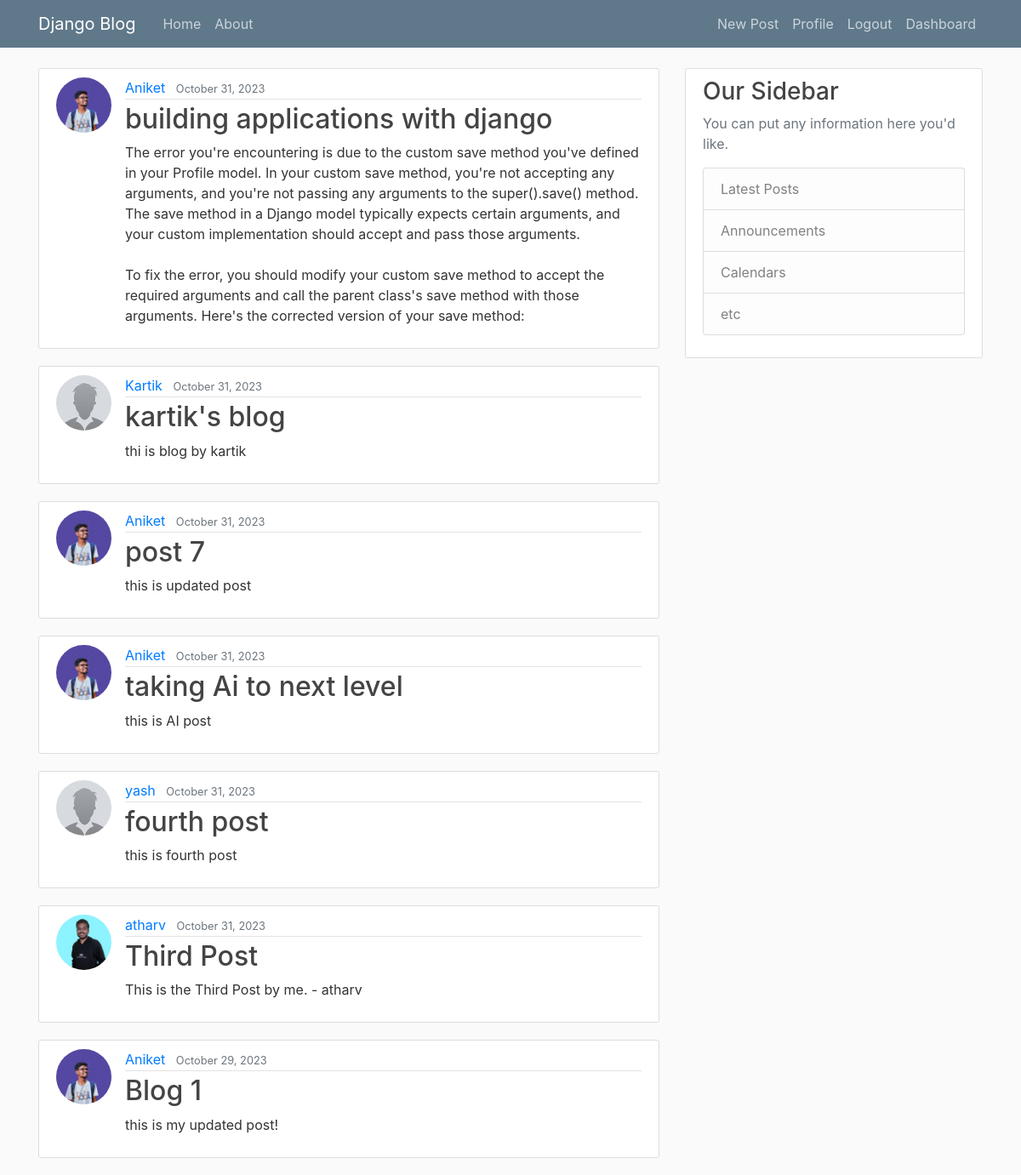
The app's page / (signed in) with its own data.
### blog/models.py (models this page shows, shortened)
class Post(models.Model):
    title = models.CharField(max_length=100)
    content = models.TextField()
    date_posted = models.DateTimeField(default = timezone.now)
    author = models.ForeignKey(User,on_delete=models.CASCADE)

### users/models.py (models this page shows, shortened)
class Profile(models.Model):
    user = models.OneToOneField(User,on_delete=models.CASCADE)
    image = models.ImageField(default='default.jpg',upload_to='profile_pics')

### blog/views.py (the view)
# urls.py: path("", PostListView.as_view(),name="blog-home"),
class PostListView(ListView):
    model = Post
    template_name = 'blog/home.html'
    context_object_name = 'posts'
    ordering = ['-date_posted']

### blog/templates/blog/home.html
{% extends "blog/base.html" %}
{% block content %}
    {% for post in posts %}
        <article class="media content-section">
            <img class="rounded-circle article-img" src="{{ post.author.profile.image.url }}">
            <div class="media-body">
            <div class="article-metadata">
                <a class="mr-2" href="#">{{ post.author }}</a>
                <small class="text-muted">{{ post.date_posted|date:"F d, Y" }}</small>
            </div>
            <h2><a class="article-title" href="{% url 'post-detail' post.id  %}">{{ post.title }}</a></h2>
            <p class="article-content">{{ post.content }}</p>
            </div>
        </article>
    {% endfor %}
{% endblock content %}

### blog/static/blog/main.css (style rules this page uses)
body { background: #fafafa; color: #333333; margin-top: 5rem; }
h1, h2, h3, h4, h5, h6 { color: #444444; }
.content-section { background: #ffffff; padding: 10px 20px; border: 1px solid #dddddd; border-radius: 3px; margin-bottom: 20px; }
.article-title { color: #444444; }
.article-content { white-space: pre-line; }
.article-img { height: 65px; width: 65px; margin-right: 16px; }
.article-metadata { padding-bottom: 1px; margin-bottom: 4px; border-bottom: 1px solid #e3e3e3 }

### records on screen
Post: author.profile.image (picture), author "Aniket", date_posted "October 31, 2023", title "building applications with django", content "The error you're encountering is due to the custom save method you've defined in your Profile model. In your custom save method, you're not accepting any arguments, and you're not passing any arguments to the super().save() method. The save method in a Django model typically expects certain arguments, and your custom implementation should accept and pass those arguments. To fix the error, you should modify your custom save method to accept the required arguments and call the parent class's save method with those arguments. Here's the corrected version of your save method:"
Post: author.profile.image (placeholder picture), author "Kartik", date_posted "October 31, 2023", title "kartik's blog", content "thi is blog by kartik"
Post: author.profile.image (picture), author "Aniket", date_posted "October 31, 2023", title "post 7", content "this is updated post"
Post: author.profile.image (picture), author "Aniket", date_posted "October 31, 2023", title "taking Ai to next level", content "this is AI post"
Post: author.profile.image (placeholder picture), author "yash", date_posted "October 31, 2023", title "fourth post", content "this is fourth post"
Post: author.profile.image (placeholder picture), author "atharv", date_posted "October 31, 2023", title "Third Post", content "This is the Third Post by me. - atharv"
Post: author.profile.image (picture), author "Aniket", date_posted "October 29, 2023", title "Blog 1", content "this is my updated post!"
